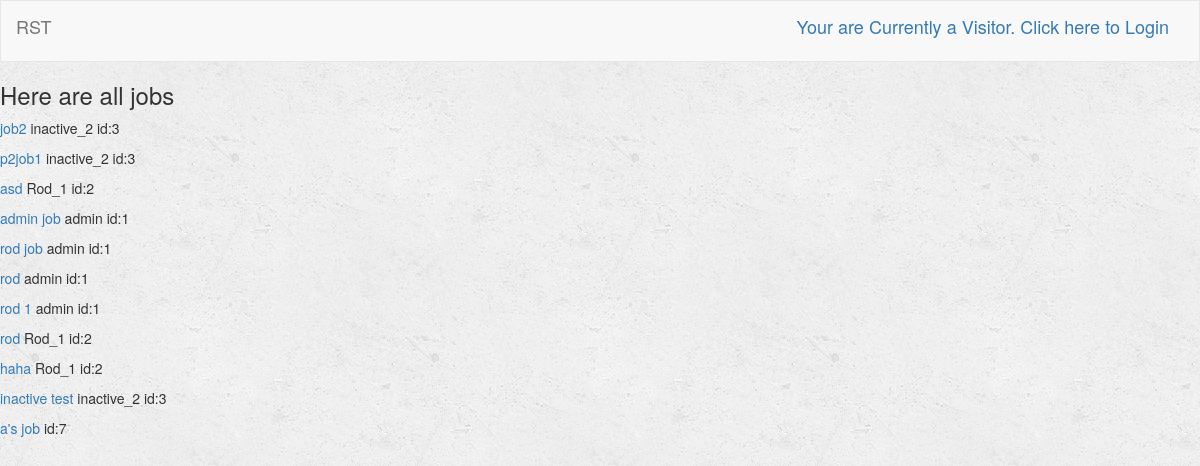
/turk/, run on an earlier commit of the app's database.
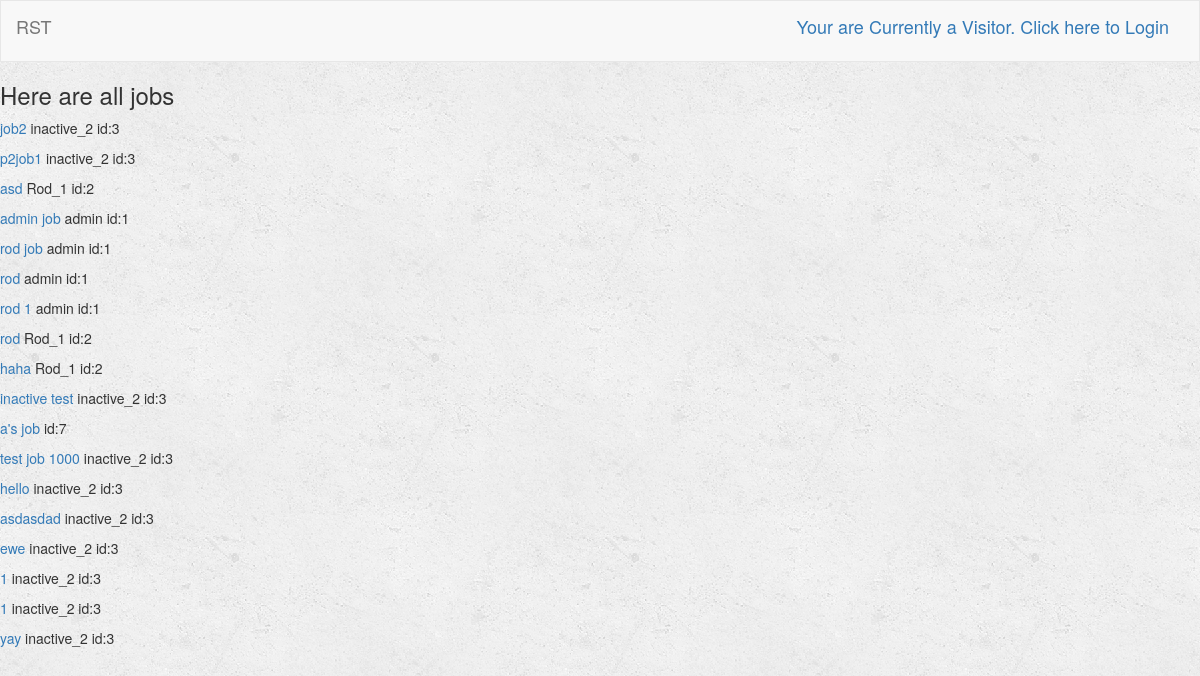
And on a later commit of the database.
### turk/models.py (models this page shows, shortened)
class Job(models.Model):
    user = models.ForeignKey(User, default=1)
    job_title = models.CharField(max_length=250)
    job_description = models.TextField()
    is_complete = models.BooleanField(default=False)
    is_open = models.BooleanField(default=True) # Job is still open for bid
    lowest_bid = models.FloatField(default=-1)
    published = models.DateTimeField(default=timezone.now)

### turk/views.py (the view)
def index(request):
    all_jobs = Job.objects.all()
    context = {
        'all_jobs': all_jobs,
    }
    return render(request, 'turk/index.html', context)

### turk/templates/turk/index.html
{% extends 'turk/base.html' %}
{% block body %}
    {% if all_jobs %}
        <h3> Here are all jobs </h3>
        {% for job in all_jobs %}
            <p><a href = "{% url 'turk:job_description' job.user.id job.id %}">{{ job.job_title }}</a>
            {{job.user.first_name}} id:{{job.user.id}}
            </p>
        {% endfor %}
        {% else %}
            <h3> No Profile yet </h3>
    {% endif %}
{% endblock %}

What changed in the data, as far as the page shows it:
added Job: job_title "test job 1000", user.first_name "inactive_2", user.id "3"
added Job: job_title "hello", user.first_name "inactive_2", user.id "3"
added Job: job_title "asdasdad", user.first_name "inactive_2", user.id "3"
added Job: job_title "ewe", user.first_name "inactive_2", user.id "3"
added Job: job_title "1", user.first_name "inactive_2", user.id "3"
added Job: job_title "1", user.first_name "inactive_2", user.id "3"
added Job: job_title "yay", user.first_name "inactive_2", user.id "3"
